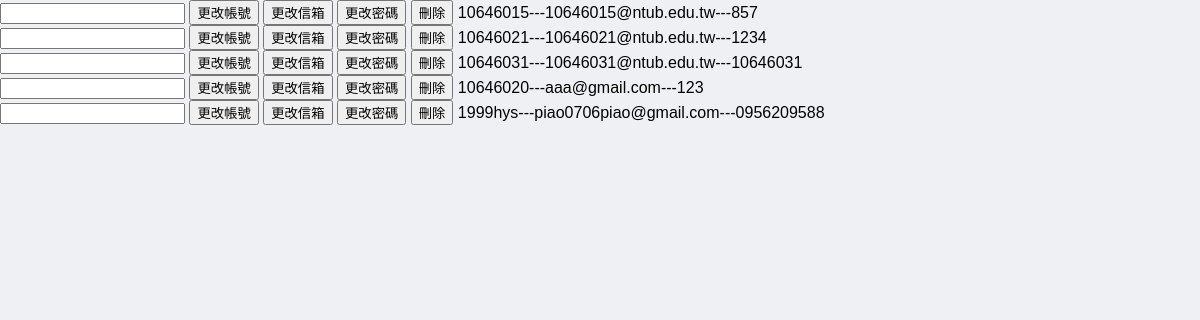
/manage, run on the app's committed database.
### tables this page shows
CREATE TABLE account (username CHAR (50) NOT NULL PRIMARY KEY, email CHAR (50) NOT NULL, password CHAR (50) NOT NULL);

### app.py (the view)
@app.route('/manage')
def manage():
    acc = getID.getAcc()
    return render_template('manage.html', acc = acc, n = len(acc))

### app.py (called while the page is built)
@login_manager.request_loader
def request_loader(request):
    uid = request.form.get('username')
    a = getID.checkLoginAccID(uid)
    if a == False:
        return
    user = User()
    user.id = uid
    a = getID.checkLoginAcc(uid, request.form['password'])
    user.is_authenticated = a
    return user

### getID.py (called while the page is built)
def checkLoginAccID(uid):
    conn = sqlite3.connect('stock.db')
    c =conn.cursor()
    c.execute("select * from account")
    for rows in c.fetchall():
        if uid == rows[0]:
            print("帳號存在")
            return True
    print("帳號不存在")
    return False

def getAcc():
    conn = sqlite3.connect('stock.db')
    c =conn.cursor()
    c.execute("select * from account")
    re = []
    for rows in c.fetchall():
        re.append(rows)
    return re

### templates/manage.html (shortened to what this page needs)
<!doctype html>
<html>
<head>
<link rel="stylesheet" href="http://code.jquery.com/ui/1.12.1/themes/base/jquery-ui.css">
<link href="{{ url_for('static', filename='css/main.css') }}" rel="stylesheet" type="text/css" />
</head>
<body>
    <div>
    {% for i in range(n) %}
    <input type="text" id="username{{acc[i][0]}}">
        <button onclick="alter('{{acc[i][0]}}', 0)">更改帳號</button>
        <button onclick="alter('{{acc[i][0]}}', 1)">更改信箱</button>
        <button onclick="alter('{{acc[i][0]}}', 2)">更改密碼</button>
        <button onclick="javascript:location.href='/deleteAcc/{{acc[i][0]}}'">刪除</button>
        <a>{{acc[i][0]}}---{{acc[i][1]}}---{{acc[i][2]}}</a><br>
    {% endfor %}
    </div>
</body>
</html>

### static/css/main.css (style rules this page uses)
html, body { font-family: 'Noto Sans TC', sans-serif; margin:0; background:#eef0f4; width: 100vw; height: 300vh; }

### data on the page
account: username "10646015", email "10646015@ntub.edu.tw", password "857"
account: username "10646021", email "10646021@ntub.edu.tw", password "1234"
account: username "10646031", email "10646031@ntub.edu.tw", password "10646031"
account: username "10646020", email "aaa@gmail.com", password "123"
account: username "1999hys", email "piao0706piao@gmail.com", password "0956209588"
